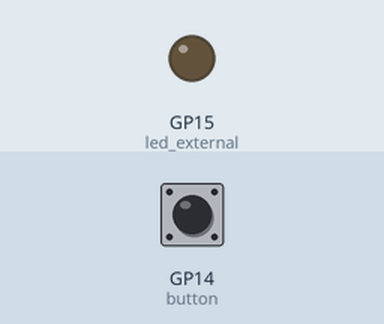
Simulated run of this program. Board: Raspberry Pi Pico running MicroPython. On the bench: output pins drawn as LEDs (lit = HIGH). Dashed ring = blinking. Inputs (shaded band) come from the test bench; at power-on: GP14 (button) LOW.

Above: at 1.2 s.
1.3 s: GP14 (button) pulled HIGH for 1 s
At 2.4 s:
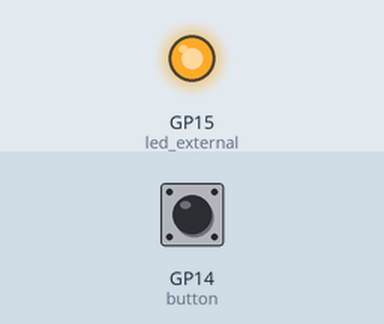
3.8 s: GP14 (button) pulled HIGH for 0.15 s
At 4.9 s:
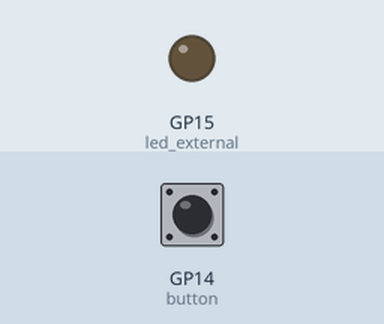
5.4 s: GP14 (button) pulled HIGH for 3.2 s
At 5.5 s:
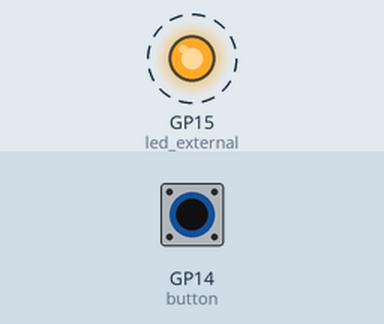
Timing chart, 0 to 9.9 s (numbered marks = the images above; inputs shaded):
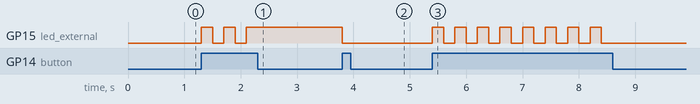

Measured:
- after the input at 1.3 s, GP15 (led_external): alternates HIGH for 0.20 s and LOW for 0.20 s, 5 changes in all, then stays HIGH, starting at once
- after the input at 3.8 s, GP15 (led_external): HIGH → LOW at once
- after the input at 5.4 s, GP15 (led_external): alternates HIGH for 0.20 s and LOW for 0.20 s, 16 changes in all, then stays LOW, starting at once

The program:

pico-buttonToggleLED.py
```python
import machine
from time import sleep

button = machine.Pin(14, machine.Pin.IN, machine.Pin.PULL_DOWN)
led_external = machine.Pin(15, machine.Pin.OUT)

while True:
    if button.value() == 1:
        #print("Button pressed!")
        led_external.toggle()
        sleep(0.2)
```
